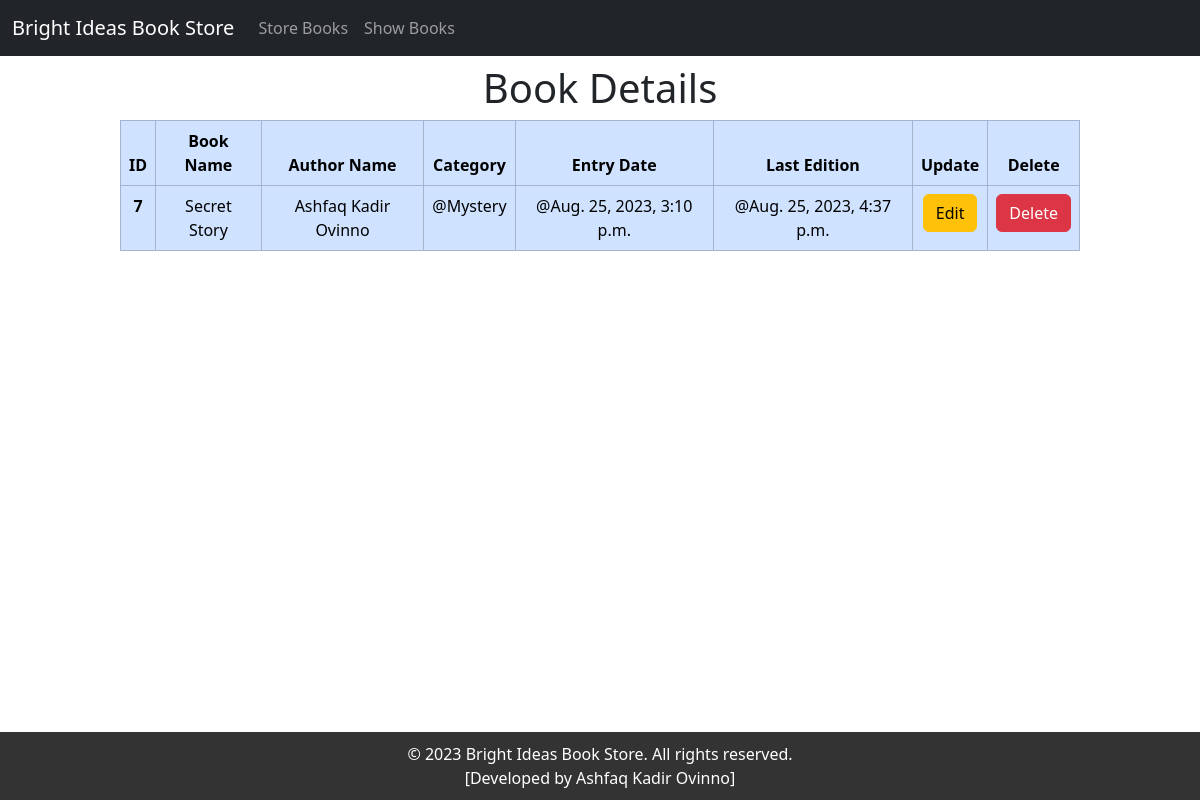
Before: /book_details/7 with the older database file.
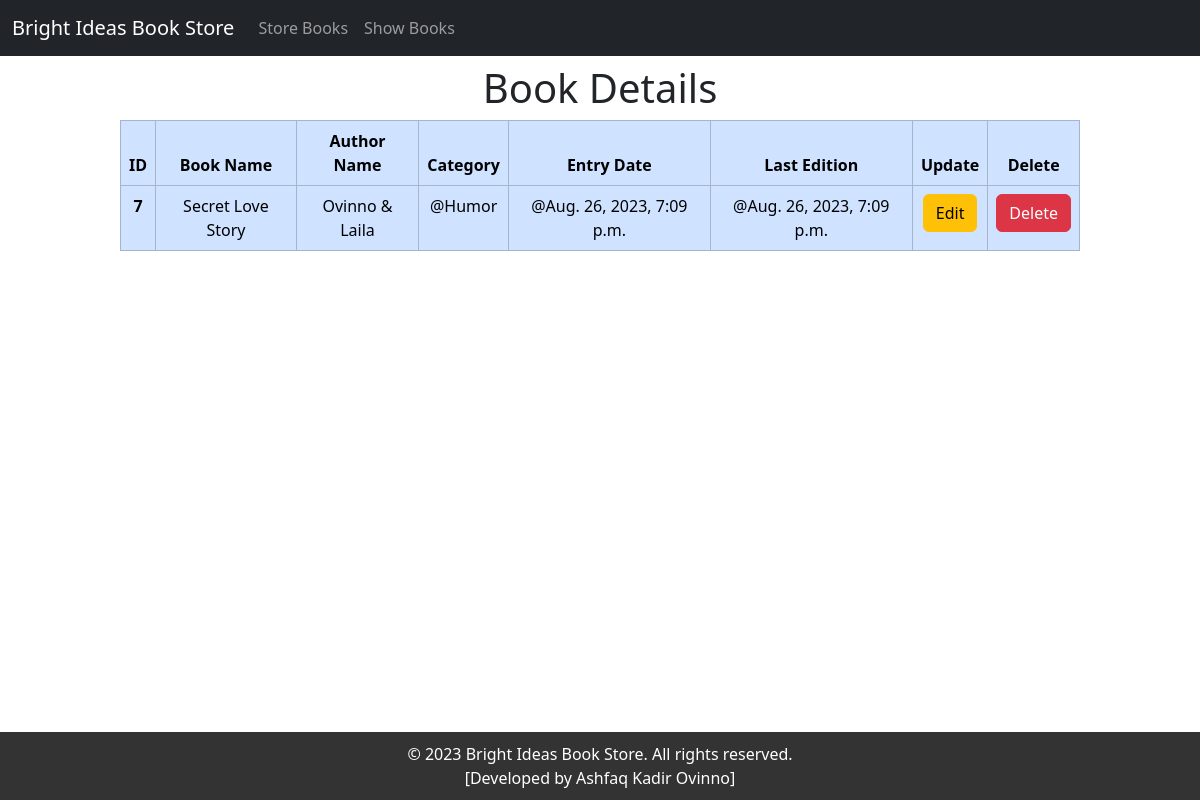
After: the same page with the newer database file.
### book/models.py (models this page shows)
class BookStoreModel(models.Model):
    CATEGORY = (
        ('Mystery', 'Mystery'),
        ('Thriller', 'Thriller'),
        ('Sci-Fi', 'Sci-Fi'),
        ('Humor', 'Humor'),
        ('Horror', 'Horror'),
    )
    id = models.IntegerField(primary_key=True)
    book_name = models.CharField(max_length=30)
    author = models.CharField(max_length=30)
    category = models.CharField(max_length=30, choices=CATEGORY)
    first_pub = models.DateTimeField(auto_now_add=True) # first entry
    last_pub = models.DateTimeField(auto_now=True) # edited entry

### book/views.py (the view)
# urls.py: path('book_details/<int:pk>', BookDetailsView.as_view(), name='book_details'),
class BookDetailsView(DetailView):
    model = BookStoreModel
    template_name = 'book_details.html'
    context_object_name = 'item'
    pk_url_kwarg = 'pk'

### book/templates/book_details.html
{% extends 'base.html' %}
{% block content %}
<div style="width: 50%; margin: auto; text-align: center">
  <h1><h1>Book Details</h1></h1>
</div>
<div style="width: 80%; margin: auto; text-align: center">
  <table class="table table-bordered table-primary">
    <thead>
      <tr>
        <th scope="col">ID</th>
        <th scope="col">Book Name</th>
          <th scope="col">Author Name</th>
          <th scope="col">Category</th>
          <th scope="col">Entry Date</th>
          <th scope="col">Last Edition</th>
          <th scope="col">Update</th>
          <th scope="col">Delete</th>
      </tr>
    </thead>
    <tbody>
      <tr>
        <th scope="row">{{item.id}}</th>
        <td>{{item.book_name}}</td>
          <td>{{item.author}}</td>
          <td>@{{item.category}}</td>
          <td>@{{item.first_pub}}</td>
          <td>@{{item.last_pub}}</td>
          <td>
            <a href="{% url 'edit_book' pk=item.id %}" class="btn btn-warning"
              >Edit</a
            >
          </td>
          <td>
            <a href="{% url 'delete_book' pk=item.id %}" class="btn btn-danger"
              >Delete</a
          </td>
      </tr>
    </tbody>
  </table>
</div>
{% endblock content %}

Changed rows visible on the page:
changed BookStoreModel id 7: book_name "Secret Story" → "Secret Love Story"; author "Ashfaq Kadir Ovinno" → "Ovinno & Laila"; category "Mystery" → "Humor"; first_pub "Aug. 25, 2023, 3:10 p.m." → "Aug. 26, 2023, 7:09 p.m."; last_pub "Aug. 25, 2023, 4:37 p.m." → "Aug. 26, 2023, 7:09 p.m."
